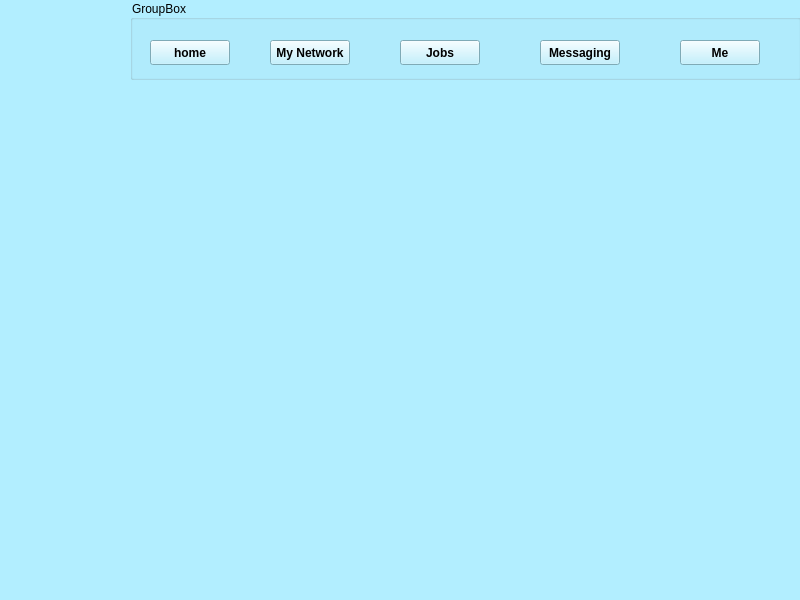
<?xml version="1.0" encoding="UTF-8"?>
<ui version="4.0">
 <class>Jobs_Admin</class>
 <widget class="QMainWindow" name="Jobs_Admin">
  <property name="geometry">
   <rect>
    <x>0</x>
    <y>0</y>
    <width>800</width>
    <height>600</height>
   </rect>
  </property>
  <property name="windowTitle">
   <string>MainWindow</string>
  </property>
  <property name="styleSheet">
   <string notr="true">background-color: rgb(178, 238, 255);
color: rgb(0, 0, 0);</string>
  </property>
  <widget class="QWidget" name="centralwidget">
   <widget class="QGroupBox" name="groupBox">
    <property name="geometry">
     <rect>
      <x>130</x>
      <y>0</y>
      <width>671</width>
      <height>80</height>
     </rect>
    </property>
    <property name="title">
     <string>GroupBox</string>
    </property>
    <widget class="QPushButton" name="homePushButton">
     <property name="geometry">
      <rect>
       <x>20</x>
       <y>40</y>
       <width>80</width>
       <height>25</height>
      </rect>
     </property>
     <property name="font">
      <font>
       <weight>75</weight>
       <bold>true</bold>
      </font>
     </property>
     <property name="text">
      <string>home</string>
     </property>
    </widget>
    <widget class="QPushButton" name="pushButton_2">
     <property name="geometry">
      <rect>
       <x>140</x>
       <y>40</y>
       <width>80</width>
       <height>25</height>
      </rect>
     </property>
     <property name="font">
      <font>
       <weight>75</weight>
       <italic>false</italic>
       <bold>true</bold>
      </font>
     </property>
     <property name="text">
      <string>My Network</string>
     </property>
    </widget>
    <widget class="QPushButton" name="pushButton_3">
     <property name="geometry">
      <rect>
       <x>270</x>
       <y>40</y>
       <width>80</width>
       <height>25</height>
      </rect>
     </property>
     <property name="font">
      <font>
       <weight>75</weight>
       <bold>true</bold>
      </font>
     </property>
     <property name="text">
      <string>Jobs</string>
     </property>
    </widget>
    <widget class="QPushButton" name="pushButton_4">
     <property name="geometry">
      <rect>
       <x>410</x>
       <y>40</y>
       <width>80</width>
       <height>25</height>
      </rect>
     </property>
     <property name="font">
      <font>
       <weight>75</weight>
       <bold>true</bold>
      </font>
     </property>
     <property name="text">
      <string>Messaging</string>
     </property>
    </widget>
    <widget class="QPushButton" name="pushButton_5">
     <property name="geometry">
      <rect>
       <x>550</x>
       <y>40</y>
       <width>80</width>
       <height>25</height>
      </rect>
     </property>
     <property name="font">
      <font>
       <weight>75</weight>
       <bold>true</bold>
      </font>
     </property>
     <property name="text">
      <string>Me</string>
     </property>
    </widget>
   </widget>
  </widget>
  <widget class="QMenuBar" name="menubar">
   <property name="geometry">
    <rect>
     <x>0</x>
     <y>0</y>
     <width>800</width>
     <height>25</height>
    </rect>
   </property>
  </widget>
  <widget class="QStatusBar" name="statusbar"/>
 </widget>
 <resources/>
 <connections/>
</ui>
